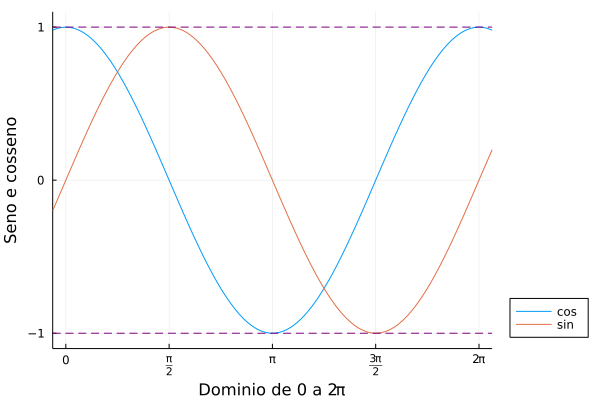

Source code (Julia):
using Pkg

using Plots

using ForwardDiff

gr()

x = [1, 2, 5]
y = [1, 3, 4]
plot(x, y)

scatter(x, y)

f(x) = x^2
x = range(-1, 2, length =50)
y = f.(x)
plot(x, y)

f(x) = exp(-x) * sin(x) + cos(x) * exp(x) + 8
x = range(-2, 2, length=100)
y = f.(x)
plot(x, y, color=:cyan, lw=2, lab="j", annotation=[(x[i],
 y[i] + 0.100, text(string(x[i]), 5)) for i = 1:100],
 m=(:circle, 4, :red, stroke(2,:cyan)), linestyle=:dash,
 grid = false, axis = true, yaxis =:log, xticks=([-π / 2, 0, π / 2], ["-\\pi/2", "0", "\\pi/2"]),
 legend=:bottomright
)


x = range(-0.2, 2π+0.2, length=100)
ycos = cos.(x)
ysin = sin.(x) #ponto para aplicar ponto a ponto, em td o coiso
plot(x, ycos, lab="cos")
plot!(x, ysin, lab="sin")
plot!([-0.2, 2π + 0.2], [1, 1], c=:purple, lab="", l=:dash)
plot!([-0.2, 2π + 0.2], [-1, -1], c=:purple, lab="", l=:dash)
xlims!(-0.2, 2π + 0.2)
ylims!(-1.1, 1.1)
xticks!(0:π/2:2π, ["0", "\\pi/2", "\\pi", "3\\pi/2", "2\\pi"])
yticks!([-1, 0, 1])
plot!(legend=:outerbottomright)
xlabel!("Dominio de 0 a 2\\pi")
ylabel!("Seno e cosseno")

png("graph")

#x^2 + y^2 = 1
t = range(0, 2π, length = 360)
rx(t) = cos(t) * (1+0.7 *cos(4t))
ry(t) = sin(t) * (1+0.7 * cos(4t))
a = 0.3
drx(t) = (rx(t+1e-8) - rx(t)) / 1e-8
dry(t) = (ry(t+1e-8) - ry(t)) / 1e-8
x = cos.(t) .* cos.(4t)
y = sin.(t) .* cos.(4t)
@gif  for a=0:0.01π:2π
    plot(x, y, aspect_ratio =:equal, leg= false, axis=false, grid=false)
    scatter!([rx(a)], [ry(a)], c=:pink, ms=3)
    plot!([rx(a), rx(a) + drx(a)], [ry(a), ry(a) + dry(a)], c=:pink, l=:arrow)
end


png("flower")

plotlyjs(size=(400, 300))
f(x, y) = x^6 - 6x^7 + y^3
xg = range(-8, 8, length = 100)
yg = range(-8, 8, length = 100)
surface(xg, yg, f)


gr(size=(400,300))
f(x) = x[1]^3 - 3x[1] + x[2]^2
F(x) = ForwardDiff.gradient(f, x)
xg = range(-2, 2, length=10)
yg=range(-2, 2, length=10)
XG = repeat(xg, outer=length(yg))
YG = repeat(yg, inner=length(xg))
UV = F.([[XG[i]; YG[i]] for i=1:length(XG)])
u = [uv[1] for uv in UV]
v = [uv[2] for uv in UV]
maxuv = 2.0 * maximum(sqrt.(u.^2 + v.^2))
u = u/maxuv
v = v/maxuv
xg = range(-2, 2, length=100)
yg=range(-2, 2, length=100)
contour(xg, yg, (x, y) -> f([x;y]))
quiver!(XG, YG, quiver =(u,v))
xlims!(-2, 2)
ylims!(-2,2)
